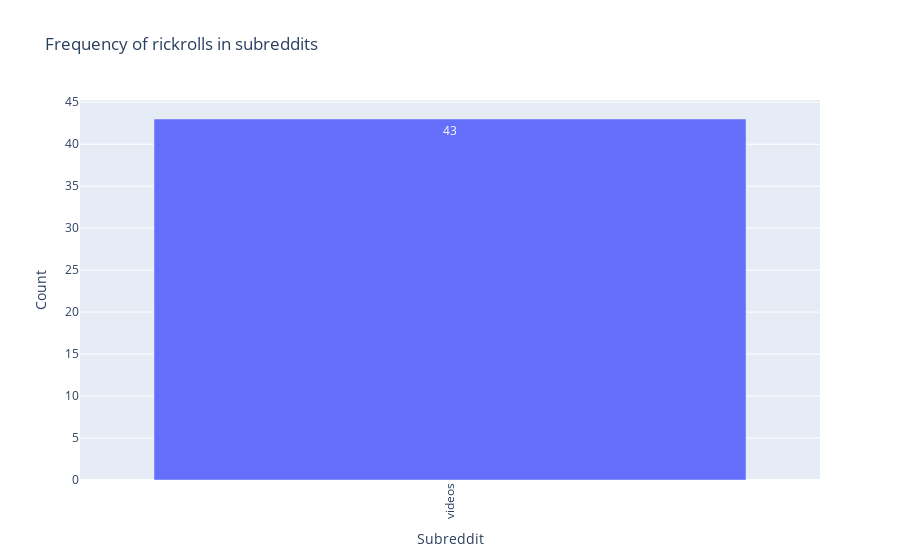

Write notebook code for a chart like this one.
### Code cell
import plotly.express as px
fig = px.bar(x=Dict.keys(),y=Dict.values(),text_auto=True,labels={'x':'Subreddit','y':'Count'},title='Frequency of rickrolls in subreddits')
fig.update_layout(xaxis_tickangle=-90)
fig.show()

### Figure 1 — Plotly figure (JSON) as saved in the notebook; plotly's stock layout.template omitted (floating-point values rounded to 4 significant figures)
{"data": [{"alignmentgroup": "True", "hovertemplate": "Subreddit=%{x}<br>Count=%{y}<extra></extra>", "legendgroup": "", "marker": {"color": "#636efa", "pattern": {"shape": ""}}, "name": "", "offsetgroup": "", "orientation": "v", "showlegend": false, "textposition": "auto", "texttemplate": "%{y}", "type": "bar", "x": ["videos"], "xaxis": "x", "y": [43], "yaxis": "y"}], "layout": {"barmode": "relative", "legend": {"tracegroupgap": 0}, "title": {"text": "Frequency of rickrolls in subreddits"}, "xaxis": {"anchor": "y", "domain": [0, 1], "tickangle": -90, "title": {"text": "Subreddit"}}, "yaxis": {"anchor": "x", "domain": [0, 1], "title": {"text": "Count"}}}}
